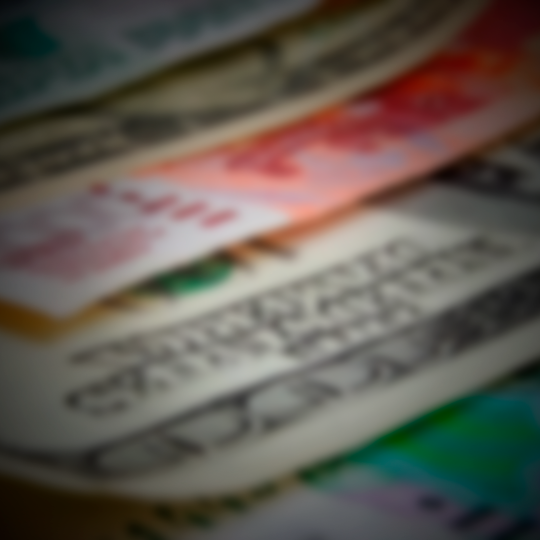
#> input picture wallet/cardgenerator/layouts/money.png, 1080 x 1080 px (shown at 1/2 size)
$ python -i wallet.py   (imports and definitions only)
#> lines starting #> are read from the running program, lines starting #| are printed output that depends on the picture
from os import path
import requests
import json

from lxml import html
from PIL import Image, ImageDraw, ImageFont, ImageFilter, ImageEnhance


class Info:
    # запускаем загрузчик
    # [54 lines left out: functions __init__, data, wallet_list, save, rbc_parse, main and 1 more, not called in this run]


class WalletCardGenerator:
    def __init__(self, data):
        if __name__ == '__main__':
            self.path = 'cardgenerator/'
        else:
            self.path = 'wallet/cardgenerator/'
        self.data = data
        self.main()

    def background(self):
        img = Image.open(path.abspath(self.path + 'layouts/money.png'))
        gradient = Image.open(path.abspath(self.path + 'layouts/tube.png'))
        img.paste(gradient, (457, 370), gradient)
        return img

    def icons(self, image):
        img = image
        usd = Image.open(path.abspath(self.path + 'icons/usd.png'))
        eur = Image.open(path.abspath(self.path + 'icons/eur.png'))
        gph = Image.open(path.abspath(self.path + 'icons/gbp.png'))
        uah = Image.open(path.abspath(self.path + 'icons/uah.png'))
        oil = Image.open(path.abspath(self.path + 'icons/oil.png'))
        img.paste(usd, (75, 80), usd)
        img.paste(eur, (60, 240), eur)
        img.paste(gph, (60, 420), gph)
        img.paste(uah, (60, 580), uah)
        img.paste(oil, (50, 760), oil)
        return img

    # [26 lines left out: function text, not called in this run]

    def main(self):
        img = self.background()
        img = self.icons(img)
        ench = ImageEnhance.Color(img)
        img = ench.enhance(1.1)
        shadow = self.text('#000000').filter(ImageFilter.GaussianBlur(radius=3))
        img.paste(shadow, (0, 0), shadow)
        text = self.text('#ffffff')
        img.paste(text, (0, 0), text)
        img = img.convert('RGB')
        img.save(path.abspath(self.path + 'card.png'))


# [3 lines not run here, left out]

>>> import cv2
>>> picture = cv2.imread('cardgenerator/layouts/money.png', cv2.IMREAD_GRAYSCALE)
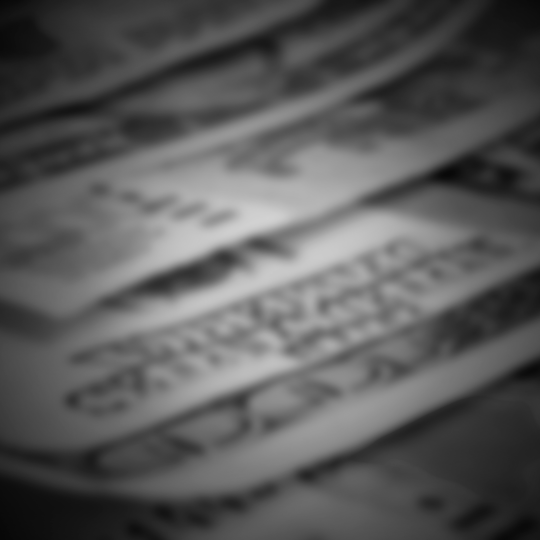
#> picture: shape (1080, 1080) (shown at 1/2 size); min 6, max 210, mean 88.9
>>> result = WalletCardGenerator(picture).main()
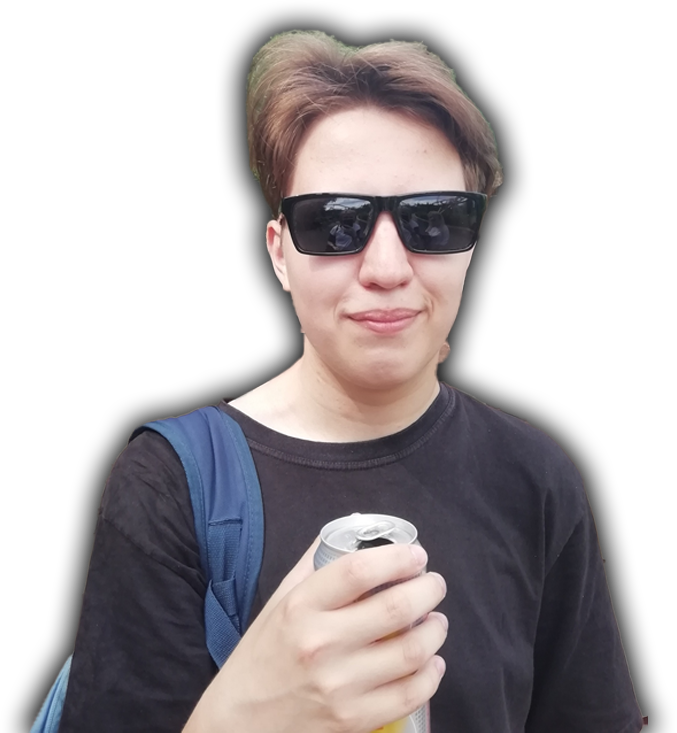
#> input picture wallet/cardgenerator/layouts/tube.png, 677 x 733 px, found by its file name
#> in background, gradient is the input picture: PIL image 677x733 RGBA; mean R, G, B, A 93.4, 86, 83.6, 130.8
#> in background, `img.paste(gradient, (457, 370), gradient)`:
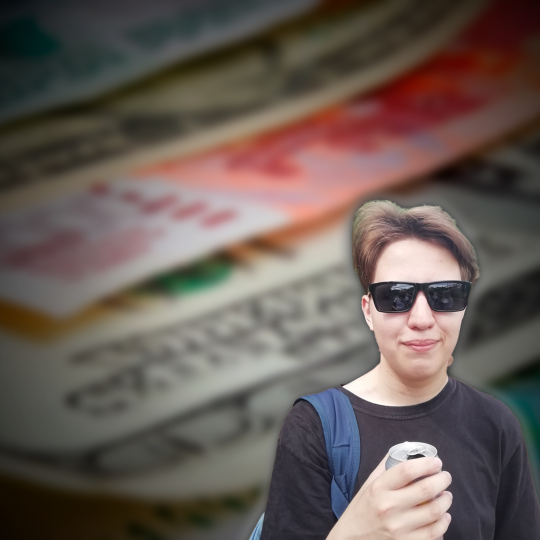
#> img: PIL image 1080x1080 RGBA (shown at 1/2 size); mean R, G, B, A 102.1, 89.8, 83.8, 253.3; transparent parts drawn white
#> (the run stopped early here; a loop or call above may not have finished)
